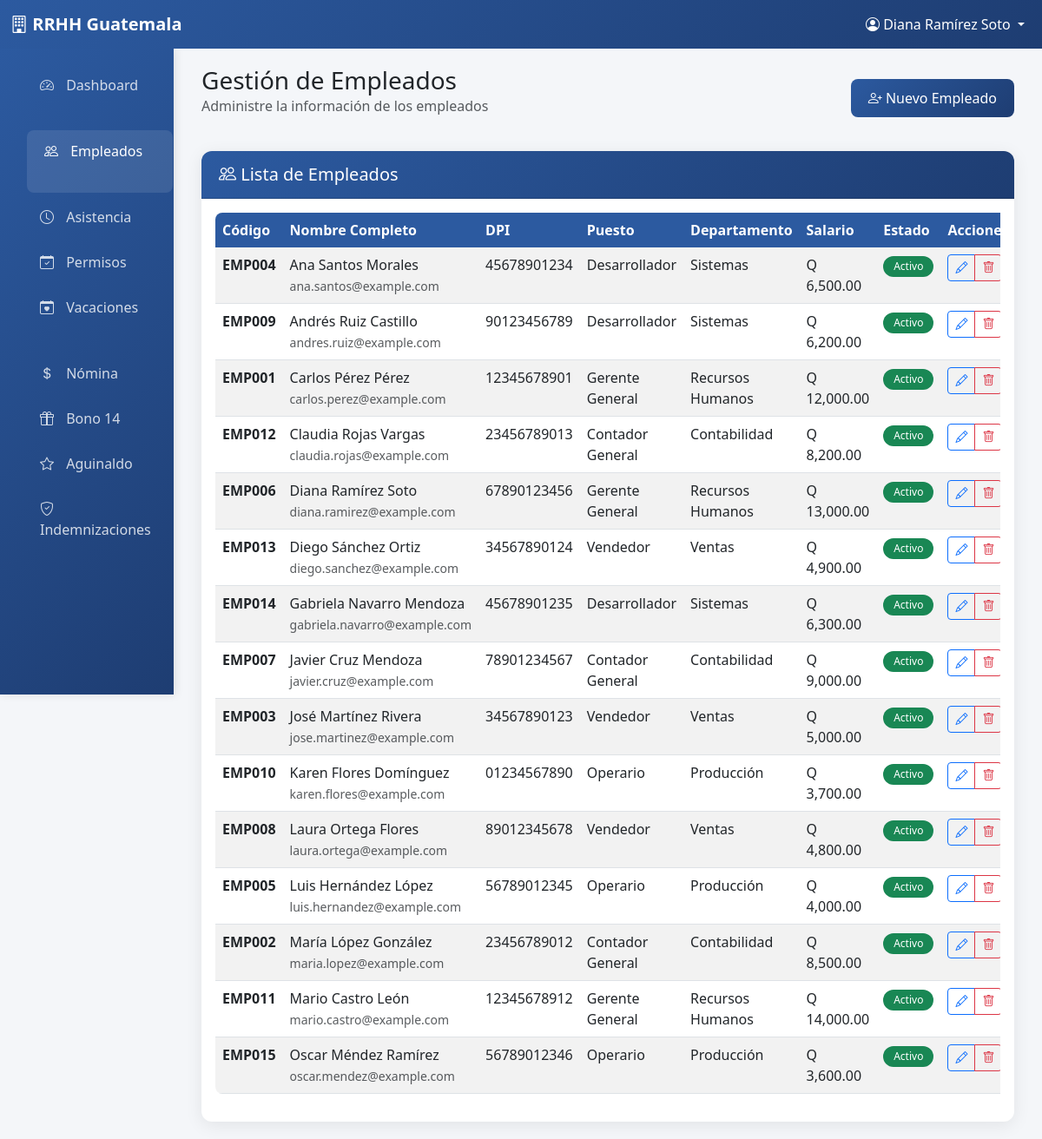
Page /empleados.php (signed in) on the committed database.
### tables this page shows
CREATE TABLE `empleados` (
  `id_empleado` int(11) NOT NULL,
  `codigo_empleado` varchar(20) NOT NULL,
  `nombres` varchar(100) NOT NULL,
  `apellidos` varchar(100) NOT NULL,
  `dpi` varchar(20) NOT NULL,
  `nit` varchar(15) DEFAULT NULL,
  `telefono` varchar(15) DEFAULT NULL,
  `email` varchar(100) DEFAULT NULL,
  `direccion` text DEFAULT NULL,
  `fecha_nacimiento` date DEFAULT NULL,
  `sexo` enum('M','F') DEFAULT NULL,
  `estado_civil` enum('soltero','casado','divorciado','viudo','union_hecho') DEFAULT NULL,
  `numero_igss` varchar(20) DEFAULT NULL,
  `numero_irtra` varchar(20) DEFAULT NULL,
  `numero_cuenta_bancaria` varchar(30) DEFAULT NULL,
  `banco` varchar(50) DEFAULT NULL,
  `id_puesto` int(11) DEFAULT NULL,
  `fecha_ingreso` date NOT NULL,
  `fecha_salida` date DEFAULT NULL,
  `salario_base` decimal(10,2) NOT NULL,
  `bonificacion_decreto` decimal(10,2) DEFAULT 250.00,
  `estado` enum('activo','inactivo','suspendido','finiquitado') DEFAULT 'activo',
  `foto` blob DEFAULT NULL,
  `fecha_creacion` timestamp NOT NULL DEFAULT current_timestamp(),
  `fecha_modificacion` timestamp NOT NULL DEFAULT current_timestamp() ON UPDATE current_timestamp()
);

CREATE TABLE `puestos` (
  `id_puesto` int(11) NOT NULL,
  `nombre` varchar(100) NOT NULL,
  `descripcion` text DEFAULT NULL,
  `salario_base` decimal(10,2) NOT NULL,
  `id_departamento` int(11) DEFAULT NULL,
  `estado` enum('activo','inactivo') DEFAULT 'activo',
  `fecha_creacion` timestamp NOT NULL DEFAULT current_timestamp()
);

CREATE TABLE `departamentos` (
  `id_departamento` int(11) NOT NULL,
  `nombre` varchar(100) NOT NULL,
  `descripcion` text DEFAULT NULL,
  `jefe_departamento` int(11) DEFAULT NULL,
  `estado` enum('activo','inactivo') DEFAULT 'activo',
  `fecha_creacion` timestamp NOT NULL DEFAULT current_timestamp()
);

### empleados.php (the view, shortened to what this page needs)
<?php
$database = new Database();
$db = $database->getConnection();
$action = $_GET['action'] ?? 'listar';
if ($action == 'listar') {
    $stmt = $db->query("
        SELECT e.*, p.nombre as puesto, d.nombre as departamento
        FROM empleados e
        LEFT JOIN puestos p ON e.id_puesto = p.id_puesto
        LEFT JOIN departamentos d ON p.id_departamento = d.id_departamento
        WHERE e.estado != 'finiquitado'
        ORDER BY e.nombres, e.apellidos
    ");
    $empleados = $stmt->fetchAll(PDO::FETCH_ASSOC);
}
include 'includes/header.php';
?>
<div class="container-fluid">
    <div class="row">
        <?php include 'includes/sidebar.php'; ?>
        <div class="col-lg-10">
            <div class="main-content">
                <?php if ($action == 'listar'): ?>
                <div class="d-flex justify-content-between align-items-center mb-4">
                    <div>
                        <h1 class="h3 mb-0">Gestión de Empleados</h1>
                        <p class="text-muted">Administre la información de los empleados</p>
                    </div>
                    <a href="?action=nuevo" class="btn btn-primary">
                        <i class="bi bi-person-plus"></i> Nuevo Empleado
                    </a>
                </div>
                <div class="card">
                    <div class="card-header">
                        <h5 class="mb-0"><i class="bi bi-people"></i> Lista de Empleados</h5>
                    </div>
                    <div class="card-body">
                        <div class="table-responsive">
                            <table id="empleadosTable" class="table table-striped table-hover">
                                <thead>
                                    <tr>
                                        <th>Código</th>
                                        <th>Nombre Completo</th>
                                        <th>DPI</th>
                                        <th>Puesto</th>
                                        <th>Departamento</th>
                                        <th>Salario</th>
                                        <th>Estado</th>
                                        <th>Acciones</th>
                                    </tr>
                                </thead>
                                <tbody>
                                    <?php foreach ($empleados as $emp): ?>
                                    <tr>
                                        <td><strong><?php echo $emp['codigo_empleado']; ?></strong></td>
                                        <td>
                                            <?php echo $emp['nombres'] . ' ' . $emp['apellidos']; ?><br>
                                            <small class="text-muted"><?php echo $emp['email']; ?></small>
                                        </td>
                                        <td><?php echo $emp['dpi']; ?></td>
                                        <td><?php echo $emp['puesto'] ?: 'Sin asignar'; ?></td>
                                        <td><?php echo $emp['departamento'] ?: 'Sin asignar'; ?></td>
                                        <td>Q <?php echo number_format($emp['salario_base'], 2); ?></td>
                                        <td>
                                            <?php
                                            $badge_class = '';
                                            switch($emp['estado']) {
                                                case 'activo': $badge_class = 'bg-success'; break;
                                            }
                                            ?>
                                            <span class="badge <?php echo $badge_class; ?>">
                                                <?php echo ucfirst($emp['estado']); ?>
                                            </span>
                                        </td>
                                        <td>
                                            <div class="btn-group" role="group">
                                                <a href="?action=editar&id=<?php echo $emp['id_empleado']; ?>"
                                                   class="btn btn-sm btn-outline-primary" data-bs-toggle="tooltip" title="Editar">
                                                    <i class="bi bi-pencil"></i>
                                                </a>
                                                <button onclick="confirmDelete('?action=eliminar&id=<?php echo $emp['id_empleado']; ?>', '¿Desea desactivar este empleado?')"
                                                        class="btn btn-sm btn-outline-danger" data-bs-toggle="tooltip" title="Desactivar">
                                                    <i class="bi bi-trash"></i>
                                                </button>
                                            </div>
                                        </td>
                                    </tr>
                                    <?php endforeach; ?>
                                </tbody>
                            </table>
                        </div>
                    </div>
                </div>
                <?php endif; ?>
            </div>
        </div>
    </div>
</div>
<?php include 'includes/footer.php'; ?>

### includes/header.php (style rules this page uses)
:root { --primary-color: #2c5aa0; --secondary-color: #f8f9fa; --accent-color: #28a745; --warning-color: #ffc107; --danger-color: #dc3545; --dark-color: #343a40; }
body { background-color: #f4f6f9; font-family: 'Segoe UI', Tahoma, Geneva, Verdana, sans-serif; }
.main-content { padding: 20px; }
.card { border: none; border-radius: 12px; box-shadow: 0 4px 20px rgba(0,0,0,0.08); transition: transform 0.2s ease, box-shadow 0.2s ease; }
.card-header { background: linear-gradient(135deg, var(--primary-color), #1e3d72); color: white; border-radius: 12px 12px 0 0 !important; padding: 15px 20px; }
.btn-primary { background: linear-gradient(135deg, var(--primary-color), #1e3d72); border: none; border-radius: 8px; padding: 10px 20px; font-weight: 500; transition: all 0.3s ease; }
.table { border-radius: 8px; overflow: hidden; }
.table thead th { background-color: var(--primary-color); color: white; border: none; font-weight: 600; }
.badge { padding: 6px 12px; border-radius: 20px; font-weight: 500; }

### rows in the picture
empleados: codigo_empleado "EMP004", nombres "Ana", apellidos "Santos Morales", email "ana.santos@example.com", dpi "45678901234", id_puesto.nombre "Desarrollador", departamentos.nombre "Sistemas", salario_base "6,500.00", estado "Activo"
empleados: codigo_empleado "EMP009", nombres "Andrés", apellidos "Ruiz Castillo", email "andres.ruiz@example.com", dpi "90123456789", id_puesto.nombre "Desarrollador", departamentos.nombre "Sistemas", salario_base "6,200.00", estado "Activo"
empleados: codigo_empleado "EMP001", nombres "Carlos", apellidos "Pérez Pérez", email "carlos.perez@example.com", dpi "12345678901", id_puesto.nombre "Gerente General", departamentos.nombre "Recursos Humanos", salario_base "12,000.00", estado "Activo"
empleados: codigo_empleado "EMP012", nombres "Claudia", apellidos "Rojas Vargas", email "claudia.rojas@example.com", dpi "23456789013", id_puesto.nombre "Contador General", departamentos.nombre "Contabilidad", salario_base "8,200.00", estado "Activo"
empleados: codigo_empleado "EMP006", nombres "Diana", apellidos "Ramírez Soto", email "diana.ramirez@example.com", dpi "67890123456", id_puesto.nombre "Gerente General", departamentos.nombre "Recursos Humanos", salario_base "13,000.00", estado "Activo"
empleados: codigo_empleado "EMP013", nombres "Diego", apellidos "Sánchez Ortiz", email "diego.sanchez@example.com", dpi "34567890124", id_puesto.nombre "Vendedor", departamentos.nombre "Ventas", salario_base "4,900.00", estado "Activo"
empleados: codigo_empleado "EMP014", nombres "Gabriela", apellidos "Navarro Mendoza", email "gabriela.navarro@example.com", dpi "45678901235", id_puesto.nombre "Desarrollador", departamentos.nombre "Sistemas", salario_base "6,300.00", estado "Activo"
empleados: codigo_empleado "EMP007", nombres "Javier", apellidos "Cruz Mendoza", email "javier.cruz@example.com", dpi "78901234567", id_puesto.nombre "Contador General", departamentos.nombre "Contabilidad", salario_base "9,000.00", estado "Activo"
empleados: codigo_empleado "EMP003", nombres "José", apellidos "Martínez Rivera", email "jose.martinez@example.com", dpi "34567890123", id_puesto.nombre "Vendedor", departamentos.nombre "Ventas", salario_base "5,000.00", estado "Activo"
empleados: codigo_empleado "EMP010", nombres "Karen", apellidos "Flores Domínguez", email "karen.flores@example.com", dpi "01234567890", id_puesto.nombre "Operario", departamentos.nombre "Producción", salario_base "3,700.00", estado "Activo"
empleados: codigo_empleado "EMP008", nombres "Laura", apellidos "Ortega Flores", email "laura.ortega@example.com", dpi "89012345678", id_puesto.nombre "Vendedor", departamentos.nombre "Ventas", salario_base "4,800.00", estado "Activo"
empleados: codigo_empleado "EMP005", nombres "Luis", apellidos "Hernández López", email "luis.hernandez@example.com", dpi "56789012345", id_puesto.nombre "Operario", departamentos.nombre "Producción", salario_base "4,000.00", estado "Activo"
empleados: codigo_empleado "EMP002", nombres "María", apellidos "López González", email "maria.lopez@example.com", dpi "23456789012", id_puesto.nombre "Contador General", departamentos.nombre "Contabilidad", salario_base "8,500.00", estado "Activo"
empleados: codigo_empleado "EMP011", nombres "Mario", apellidos "Castro León", email "mario.castro@example.com", dpi "12345678912", id_puesto.nombre "Gerente General", departamentos.nombre "Recursos Humanos", salario_base "14,000.00", estado "Activo"
empleados: codigo_empleado "EMP015", nombres "Oscar", apellidos "Méndez Ramírez", email "oscar.mendez@example.com", dpi "56789012346", id_puesto.nombre "Operario", departamentos.nombre "Producción", salario_base "3,600.00", estado "Activo"

### other values in the picture
$_SESSION['nombre_usuario'] "Diana Ramírez Soto"
